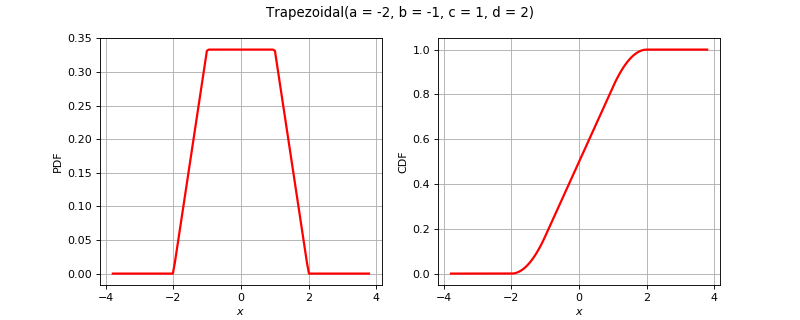

The Python source for this figure:
import openturns as ot
from matplotlib import pyplot as plt
from openturns.viewer import View
if (ot.Trapezoidal().__class__.__name__=='ComposedDistribution'):
    correlation = ot.CorrelationMatrix(2)
    correlation[1, 0] = 0.25
    aCopula = ot.NormalCopula(correlation)
    marginals = [ot.Normal(1.0, 2.0), ot.Normal(2.0, 3.0)]
    distribution = ot.ComposedDistribution(marginals, aCopula)
elif (ot.Trapezoidal().__class__.__name__=='CumulativeDistributionNetwork'):
    distribution = ot.CumulativeDistributionNetwork([ot.Normal(2),ot.Dirichlet([0.5, 1.0, 1.5])], ot.BipartiteGraph([[0,1], [0,1]]))
else:
    distribution = ot.Trapezoidal()
dimension = distribution.getDimension()
if dimension <= 2:
    if distribution.getDimension() == 1:
        distribution.setDescription(['$x$'])
        pdf_graph = distribution.drawPDF()
        cdf_graph = distribution.drawCDF()
        fig = plt.figure(figsize=(10, 4))
        plt.suptitle(str(distribution))
        pdf_axis = fig.add_subplot(121)
        cdf_axis = fig.add_subplot(122)
        View(pdf_graph, figure=fig, axes=[pdf_axis], add_legend=False)
        View(cdf_graph, figure=fig, axes=[cdf_axis], add_legend=False)
    else:
        distribution.setDescription(['$x_1$', '$x_2$'])
        pdf_graph = distribution.drawPDF()
        fig = plt.figure(figsize=(10, 5))
        plt.suptitle(str(distribution))
        pdf_axis = fig.add_subplot(111)
        View(pdf_graph, figure=fig, axes=[pdf_axis], add_legend=False)
